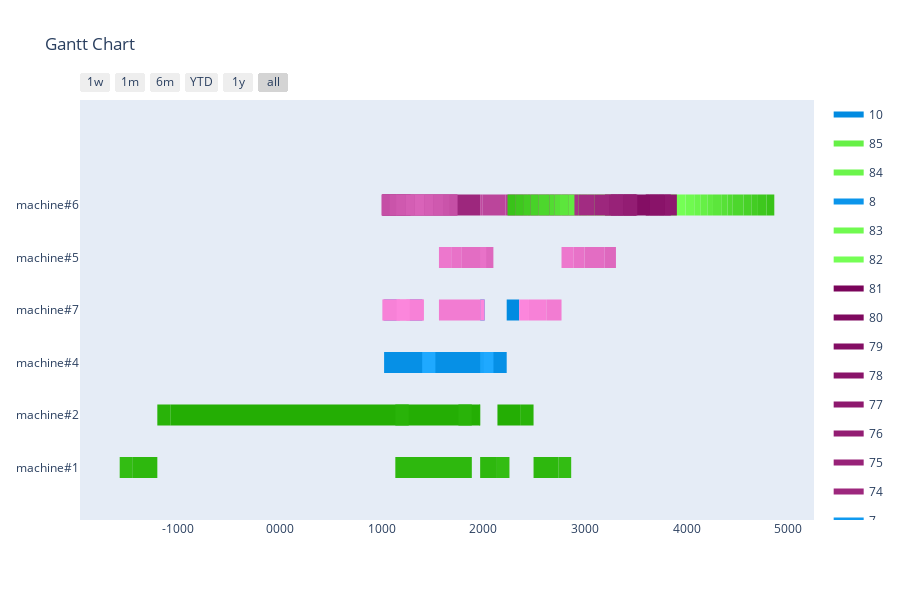

The code cell stored with this chart in its notebook:
### Markdown cell above
Greedy

### Code cell
agent = GreedyAgent(env)
simulator = AgentSimulator()
schedule, schedule_count = simulator.simulate(agent, orders_model)
print(f'Scheduled {schedule_count}/{len(orders_model)} Orders')
visualize_schedule(schedule, env)

### Figure 1 — Plotly figure (JSON) as saved in the notebook; plotly's stock layout.template omitted (floating-point values rounded to 4 significant figures)
{"data": [{"fill": "toself", "fillcolor": "rgb(1, 139, 225)", "hoverinfo": "name", "legendgroup": "rgb(1, 139, 225)", "mode": "none", "name": "10", "type": "scatter", "x": [2231, 2354, 2354, 2231, 2231, 1277, 1400, 1400, 1277, 1277, -109, 14, 14, -109, -109, 670, 793, 793, 670, 670, 1026, 1149, 1149, 1026], "y": [2.8, 2.8, 3.2, 3.2, null, 2.8, 2.8, 3.2, 3.2, null, 2.8, 2.8, 3.2, 3.2, null, 2.8, 2.8, 3.2, 3.2, null, 2.8, 2.8, 3.2, 3.2]}, {"fill": "toself", "fillcolor": "rgb(102, 240, 70)", "hoverinfo": "name", "legendgroup": "rgb(102, 240, 70)", "mode": "none", "name": "85", "type": "scatter", "x": [4139, 4204, 4204, 4139, 4139, 2897, 2962, 2962, 2897], "y": [4.8, 4.8, 5.2, 5.2, null, 4.8, 4.8, 5.2, 5.2]}, {"fill": "toself", "fillcolor": "rgb(107, 245, 75)", "hoverinfo": "name", "legendgroup": "rgb(107, 245, 75)", "mode": "none", "name": "84", "type": "scatter", "x": [4075, 4139, 4139, 4075, 4075, 2962, 3026, 3026, 2962], "y": [4.8, 4.8, 5.2, 5.2, null, 4.8, 4.8, 5.2, 5.2]}, {"fill": "toself", "fillcolor": "rgb(11, 149, 235)", "hoverinfo": "name", "legendgroup": "rgb(11, 149, 235)", "mode": "none", "name": "8", "type": "scatter", "x": [1991, 2101, 2101, 1991, 1991, 1530, 1640, 1640, 1530, 1530, -349, -239, -239, -349, -349, 923, 1033, 1033, 923, 923, 786, 896, 896, 786], "y": [1.8, 1.8, 2.2, 2.2, null, 1.8, 1.8, 2.2, 2.2, null, 1.8, 1.8, 2.2, 2.2, null, 1.8, 1.8, 2.2, 2.2, null, 1.8, 1.8, 2.2, 2.2]}, {"fill": "toself", "fillcolor": "rgb(112, 250, 80)", "hoverinfo": "name", "legendgroup": "rgb(112, 250, 80)", "mode": "none", "name": "83", "type": "scatter", "x": [3989, 4075, 4075, 3989, 3989, 3026, 3112, 3112, 3026], "y": [4.8, 4.8, 5.2, 5.2, null, 4.8, 4.8, 5.2, 5.2]}, {"fill": "toself", "fillcolor": "rgb(117, 255, 85)", "hoverinfo": "name", "legendgroup": "rgb(117, 255, 85)", "mode": "none", "name": "82", "type": "scatter", "x": [3845, 3989, 3989, 3845, 3845, 3112, 3256, 3256, 3112], "y": [4.8, 4.8, 5.2, 5.2, null, 4.8, 4.8, 5.2, 5.2]}, {"fill": "toself", "fillcolor": "rgb(122, 4, 90)", "hoverinfo": "name", "legendgroup": "rgb(122, 4, 90)", "mode": "none", "name": "81", "type": "scatter", "x": [3720, 3845, 3845, 3720, 3720, 3256, 3381, 3381, 3256], "y": [4.8, 4.8, 5.2, 5.2, null, 4.8, 4.8, 5.2, 5.2]}, {"fill": "toself", "fillcolor": "rgb(127, 9, 95)", "hoverinfo": "name", "legendgroup": "rgb(127, 9, 95)", "mode": "none", "name": "80", "type": "scatter", "x": [3598, 3720, 3720, 3598, 3598, 3381, 3503, 3503, 3381], "y": [4.8, 4.8, 5.2, 5.2, null, 4.8, 4.8, 5.2, 5.2]}, {"fill": "toself", "fillcolor": "rgb(132, 14, 100)", "hoverinfo": "name", "legendgroup": "rgb(132, 14, 100)", "mode": "none", "name": "79", "type": "scatter", "x": [3465, 3598, 3598, 3465, 3465, 3503, 3636, 3636, 3503], "y": [4.8, 4.8, 5.2, 5.2, null, 4.8, 4.8, 5.2, 5.2]}, {"fill": "toself", "fillcolor": "rgb(137, 19, 105)", "hoverinfo": "name", "legendgroup": "rgb(137, 19, 105)", "mode": "none", "name": "78", "type": "scatter", "x": [3320, 3465, 3465, 3320, 3320, 3636, 3781, 3781, 3636], "y": [4.8, 4.8, 5.2, 5.2, null, 4.8, 4.8, 5.2, 5.2]}, {"fill": "toself", "fillcolor": "rgb(142, 24, 110)", "hoverinfo": "name", "legendgroup": "rgb(142, 24, 110)", "mode": "none", "name": "77", "type": "scatter", "x": [3197, 3320, 3320, 3197, 3197, 3781, 3904, 3904, 3781], "y": [4.8, 4.8, 5.2, 5.2, null, 4.8, 4.8, 5.2, 5.2]}, {"fill": "toself", "fillcolor": "rgb(147, 29, 115)", "hoverinfo": "name", "legendgroup": "rgb(147, 29, 115)", "mode": "none", "name": "76", "type": "scatter", "x": [3379, 3515, 3515, 3379, 3379, -767, -631, -631, -767, -767, 1150, 1286, 1286, 1150], "y": [4.8, 4.8, 5.2, 5.2, null, 4.8, 4.8, 5.2, 5.2, null, 4.8, 4.8, 5.2, 5.2]}, {"fill": "toself", "fillcolor": "rgb(152, 34, 120)", "hoverinfo": "name", "legendgroup": "rgb(152, 34, 120)", "mode": "none", "name": "75", "type": "scatter", "x": [3237, 3379, 3379, 3237, 3237, -631, -489, -489, -631, -631, 1008, 1150, 1150, 1008], "y": [4.8, 4.8, 5.2, 5.2, null, 4.8, 4.8, 5.2, 5.2, null, 4.8, 4.8, 5.2, 5.2]}, {"fill": "toself", "fillcolor": "rgb(157, 39, 125)", "hoverinfo": "name", "legendgroup": "rgb(157, 39, 125)", "mode": "none", "name": "74", "type": "scatter", "x": [3092, 3237, 3237, 3092, 3092, -489, -344, -344, -489, -489, 863, 1008, 1008, 863], "y": [4.8, 4.8, 5.2, 5.2, null, 4.8, 4.8, 5.2, 5.2, null, 4.8, 4.8, 5.2, 5.2]}, {"fill": "toself", "fillcolor": "rgb(16, 154, 240)", "hoverinfo": "name", "legendgroup": "rgb(16, 154, 240)", "mode": "none", "name": "7", "type": "scatter", "x": [1881, 1991, 1991, 1881, 1881, 1640, 1750, 1750, 1640, 1640, -459, -349, -349, -459, -459, 1033, 1143, 1143, 1033, 1033, 676, 786, 786, 676], "y": [1.8, 1.8, 2.2, 2.2, null, 1.8, 1.8, 2.2, 2.2, null, 1.8, 1.8, 2.2, 2.2, null, 1.8, 1.8, 2.2, 2.2, null, 1.8, 1.8, 2.2, 2.2]}, {"fill": "toself", "fillcolor": "rgb(162, 44, 130)", "hoverinfo": "name", "legendgroup": "rgb(162, 44, 130)", "mode": "none", "name": "73", "type": "scatter", "x": [2937, 3092, 3092, 2937, 2937, -344, -189, -189, -344, -344, 708, 863, 863, 708], "y": [4.8, 4.8, 5.2, 5.2, null, 4.8, 4.8, 5.2, 5.2, null, 4.8, 4.8, 5.2, 5.2]}, {"fill": "toself", "fillcolor": "rgb(167, 49, 135)", "hoverinfo": "name", "legendgroup": "rgb(167, 49, 135)", "mode": "none", "name": "72", "type": "scatter", "x": [2772, 2937, 2937, 2772, 2772, -189, -24, -24, -189, -189, 543, 708, 708, 543], "y": [4.8, 4.8, 5.2, 5.2, null, 4.8, 4.8, 5.2, 5.2, null, 4.8, 4.8, 5.2, 5.2]}, {"fill": "toself", "fillcolor": "rgb(172, 54, 140)", "hoverinfo": "name", "legendgroup": "rgb(172, 54, 140)", "mode": "none", "name": "71", "type": "scatter", "x": [2608, 2772, 2772, 2608, 2608, -24, 140, 140, -24, -24, 379, 543, 543, 379], "y": [4.8, 4.8, 5.2, 5.2, null, 4.8, 4.8, 5.2, 5.2, null, 4.8, 4.8, 5.2, 5.2]}, {"fill": "toself", "fillcolor": "rgb(177, 59, 145)", "hoverinfo": "name", "legendgroup": "rgb(177, 59, 145)", "mode": "none", "name": "70", "type": "scatter", "x": [2435, 2608, 2608, 2435, 2435, 140, 313, 313, 140, 140, 206, 379, 379, 206], "y": [4.8, 4.8, 5.2, 5.2, null, 4.8, 4.8, 5.2, 5.2, null, 4.8, 4.8, 5.2, 5.2]}, {"fill": "toself", "fillcolor": "rgb(182, 64, 150)", "hoverinfo": "name", "legendgroup": "rgb(182, 64, 150)", "mode": "none", "name": "69", "type": "scatter", "x": [2221, 2435, 2435, 2221, 2221, 313, 527, 527, 313, 313, -8, 206, 206, -8], "y": [4.8, 4.8, 5.2, 5.2, null, 4.8, 4.8, 5.2, 5.2, null, 4.8, 4.8, 5.2, 5.2]}, {"fill": "toself", "fillcolor": "rgb(187, 69, 155)", "hoverinfo": "name", "legendgroup": "rgb(187, 69, 155)", "mode": "none", "name": "68", "type": "scatter", "x": [1996, 2221, 2221, 1996, 1996, 527, 752, 752, 527, 527, -233, -8, -8, -233], "y": [4.8, 4.8, 5.2, 5.2, null, 4.8, 4.8, 5.2, 5.2, null, 4.8, 4.8, 5.2, 5.2]}, {"fill": "toself", "fillcolor": "rgb(192, 74, 160)", "hoverinfo": "name", "legendgroup": "rgb(192, 74, 160)", "mode": "none", "name": "67", "type": "scatter", "x": [1746, 1996, 1996, 1746, 1746, 752, 1002, 1002, 752, 752, -483, -233, -233, -483], "y": [4.8, 4.8, 5.2, 5.2, null, 4.8, 4.8, 5.2, 5.2, null, 4.8, 4.8, 5.2, 5.2]}, {"fill": "toself", "fillcolor": "rgb(197, 79, 165)", "hoverinfo": "name", "legendgroup": "rgb(197, 79, 165)", "mode": "none", "name": "66", "type": "scatter", "x": [1670, 1746, 1746, 1670, 1670, 1002, 1078, 1078, 1002, 1002, -559, -483, -483, -559], "y": [4.8, 4.8, 5.2, 5.2, null, 4.8, 4.8, 5.2, 5.2, null, 4.8, 4.8, 5.2, 5.2]}, {"fill": "toself", "fillcolor": "rgb(202, 84, 170)", "hoverinfo": "name", "legendgroup": "rgb(202, 84, 170)", "mode": "none", "name": "65", "type": "scatter", "x": [1605, 1670, 1670, 1605, 1605, 1078, 1143, 1143, 1078, 1078, -624, -559, -559, -624], "y": [4.8, 4.8, 5.2, 5.2, null, 4.8, 4.8, 5.2, 5.2, null, 4.8, 4.8, 5.2, 5.2]}, {"fill": "toself", "fillcolor": "rgb(207, 89, 175)", "hoverinfo": "name", "legendgroup": "rgb(207, 89, 175)", "mode": "none", "name": "64", "type": "scatter", "x": [1509, 1605, 1605, 1509, 1509, 1143, 1239, 1239, 1143, 1143, -720, -624, -624, -720], "y": [4.8, 4.8, 5.2, 5.2, null, 4.8, 4.8, 5.2, 5.2, null, 4.8, 4.8, 5.2, 5.2]}, {"fill": "toself", "fillcolor": "rgb(21, 159, 245)", "hoverinfo": "name", "legendgroup": "rgb(21, 159, 245)", "mode": "none", "name": "6", "type": "scatter", "x": [1761, 1881, 1881, 1761, 1761, 1750, 1870, 1870, 1750, 1750, -579, -459, -459, -579, -579, 1143, 1263, 1263, 1143, 1143, 556, 676, 676, 556], "y": [1.8, 1.8, 2.2, 2.2, null, 1.8, 1.8, 2.2, 2.2, null, 1.8, 1.8, 2.2, 2.2, null, 1.8, 1.8, 2.2, 2.2, null, 1.8, 1.8, 2.2, 2.2]}, {"fill": "toself", "fillcolor": "rgb(212, 94, 180)", "hoverinfo": "name", "legendgroup": "rgb(212, 94, 180)", "mode": "none", "name": "63", "type": "scatter", "x": [1422, 1509, 1509, 1422, 1422, 1239, 1326, 1326, 1239, 1239, -807, -720, -720, -807], "y": [4.8, 4.8, 5.2, 5.2, null, 4.8, 4.8, 5.2, 5.2, null, 4.8, 4.8, 5.2, 5.2]}, {"fill": "toself", "fillcolor": "rgb(217, 99, 185)", "hoverinfo": "name", "legendgroup": "rgb(217, 99, 185)", "mode": "none", "name": "62", "type": "scatter", "x": [1356, 1422, 1422, 1356, 1356, 1326, 1392, 1392, 1326, 1326, -873, -807, -807, -873], "y": [4.8, 4.8, 5.2, 5.2, null, 4.8, 4.8, 5.2, 5.2, null, 4.8, 4.8, 5.2, 5.2]}, {"fill": "toself", "fillcolor": "rgb(222, 104, 190)", "hoverinfo": "name", "legendgroup": "rgb(222, 104, 190)", "mode": "none", "name": "17", "type": "scatter", "x": [3195, 3305, 3305, 3195, 3195, 326, 436, 436, 326, 326, 855, 965, 965, 855, 855, -281, -171, -171, -281, -281, 1990, 2100, 2100, 1990], "y": [3.8, 3.8, 4.2, 4.2, null, 3.8, 3.8, 4.2, 4.2, null, 3.8, 3.8, 4.2, 4.2, null, 3.8, 3.8, 4.2, 4.2, null, 3.8, 3.8, 4.2, 4.2]}, {"fill": "toself", "fillcolor": "rgb(227, 109, 195)", "hoverinfo": "name", "legendgroup": "rgb(227, 109, 195)", "mode": "none", "name": "16", "type": "scatter", "x": [2995, 3195, 3195, 2995, 2995, 436, 636, 636, 436, 436, 655, 855, 855, 655, 655, -171, 29, 29, -171, -171, 1790, 1990, 1990, 1790], "y": [3.8, 3.8, 4.2, 4.2, null, 3.8, 3.8, 4.2, 4.2, null, 3.8, 3.8, 4.2, 4.2, null, 3.8, 3.8, 4.2, 4.2, null, 3.8, 3.8, 4.2, 4.2]}, {"fill": "toself", "fillcolor": "rgb(232, 114, 200)", "hoverinfo": "name", "legendgroup": "rgb(232, 114, 200)", "mode": "none", "name": "15", "type": "scatter", "x": [2890, 2995, 2995, 2890, 2890, 636, 741, 741, 636, 636, 550, 655, 655, 550, 550, 29, 134, 134, 29, 29, 1685, 1790, 1790, 1685], "y": [3.8, 3.8, 4.2, 4.2, null, 3.8, 3.8, 4.2, 4.2, null, 3.8, 3.8, 4.2, 4.2, null, 3.8, 3.8, 4.2, 4.2, null, 3.8, 3.8, 4.2, 4.2]}, {"fill": "toself", "fillcolor": "rgb(237, 119, 205)", "hoverinfo": "name", "legendgroup": "rgb(237, 119, 205)", "mode": "none", "name": "14", "type": "scatter", "x": [2770, 2890, 2890, 2770, 2770, 741, 861, 861, 741, 741, 430, 550, 550, 430, 430, 134, 254, 254, 134, 134, 1565, 1685, 1685, 1565], "y": [3.8, 3.8, 4.2, 4.2, null, 3.8, 3.8, 4.2, 4.2, null, 3.8, 3.8, 4.2, 4.2, null, 3.8, 3.8, 4.2, 4.2, null, 3.8, 3.8, 4.2, 4.2]}, {"fill": "toself", "fillcolor": "rgb(242, 124, 210)", "hoverinfo": "name", "legendgroup": "rgb(242, 124, 210)", "mode": "none", "name": "13", "type": "scatter", "x": [2620, 2770, 2770, 2620, 2620, 861, 1011, 1011, 861, 861, 280, 430, 430, 280, 280, 254, 404, 404, 254, 254, 1415, 1565, 1565, 1415], "y": [2.8, 2.8, 3.2, 3.2, null, 2.8, 2.8, 3.2, 3.2, null, 2.8, 2.8, 3.2, 3.2, null, 2.8, 2.8, 3.2, 3.2, null, 2.8, 2.8, 3.2, 3.2]}, {"fill": "toself", "fillcolor": "rgb(247, 129, 215)", "hoverinfo": "name", "legendgroup": "rgb(247, 129, 215)", "mode": "none", "name": "12", "type": "scatter", "x": [2450, 2620, 2620, 2450, 2450, 1011, 1181, 1181, 1011, 1011, 110, 280, 280, 110, 110, 404, 574, 574, 404, 404, 1245, 1415, 1415, 1245], "y": [2.8, 2.8, 3.2, 3.2, null, 2.8, 2.8, 3.2, 3.2, null, 2.8, 2.8, 3.2, 3.2, null, 2.8, 2.8, 3.2, 3.2, null, 2.8, 2.8, 3.2, 3.2]}, {"fill": "toself", "fillcolor": "rgb(252, 134, 220)", "hoverinfo": "name", "legendgroup": "rgb(252, 134, 220)", "mode": "none", "name": "11", "type": "scatter", "x": [2354, 2450, 2450, 2354, 2354, 1181, 1277, 1277, 1181, 1181, 14, 110, 110, 14, 14, 574, 670, 670, 574, 574, 1149, 1245, 1245, 1149], "y": [2.8, 2.8, 3.2, 3.2, null, 2.8, 2.8, 3.2, 3.2, null, 2.8, 2.8, 3.2, 3.2, null, 2.8, 2.8, 3.2, 3.2, null, 2.8, 2.8, 3.2, 3.2]}, {"fill": "toself", "fillcolor": "rgb(26, 164, 250)", "hoverinfo": "name", "legendgroup": "rgb(26, 164, 250)", "mode": "none", "name": "5", "type": "scatter", "x": [1631, 1761, 1761, 1631, 1631, 1870, 2000, 2000, 1870, 1870, -709, -579, -579, -709, -709, 1263, 1393, 1393, 1263, 1263, 426, 556, 556, 426], "y": [1.8, 1.8, 2.2, 2.2, null, 1.8, 1.8, 2.2, 2.2, null, 1.8, 1.8, 2.2, 2.2, null, 1.8, 1.8, 2.2, 2.2, null, 1.8, 1.8, 2.2, 2.2]}, {"fill": "toself", "fillcolor": "rgb(31, 169, 255)", "hoverinfo": "name", "legendgroup": "rgb(31, 169, 255)", "mode": "none", "name": "4", "type": "scatter", "x": [1491, 1631, 1631, 1491, 1491, 2000, 2140, 2140, 2000, 2000, -849, -709, -709, -849, -849, 1393, 1533, 1533, 1393, 1393, 286, 426, 426, 286], "y": [1.8, 1.8, 2.2, 2.2, null, 1.8, 1.8, 2.2, 2.2, null, 1.8, 1.8, 2.2, 2.2, null, 1.8, 1.8, 2.2, 2.2, null, 1.8, 1.8, 2.2, 2.2]}, {"fill": "toself", "fillcolor": "rgb(36, 174, 4)", "hoverinfo": "name", "legendgroup": "rgb(36, 174, 4)", "mode": "none", "name": "3", "type": "scatter", "x": [1268, 1491, 1491, 1268, 1268, 2140, 2363, 2363, 2140, 2140, -1072, -849, -849, -1072, -1072, 1533, 1756, 1756, 1533, 1533, 63, 286, 286, 63], "y": [0.8, 0.8, 1.2, 1.2, null, 0.8, 0.8, 1.2, 1.2, null, 0.8, 0.8, 1.2, 1.2, null, 0.8, 0.8, 1.2, 1.2, null, 0.8, 0.8, 1.2, 1.2]}, {"fill": "toself", "fillcolor": "rgb(41, 179, 9)", "hoverinfo": "name", "legendgroup": "rgb(41, 179, 9)", "mode": "none", "name": "2", "type": "scatter", "x": [1136, 1268, 1268, 1136, 1136, 2363, 2495, 2495, 2363, 2363, -1204, -1072, -1072, -1204, -1204, 1756, 1888, 1888, 1756, 1756, -69, 63, 63, -69], "y": [0.8, 0.8, 1.2, 1.2, null, 0.8, 0.8, 1.2, 1.2, null, 0.8, 0.8, 1.2, 1.2, null, 0.8, 0.8, 1.2, 1.2, null, 0.8, 0.8, 1.2, 1.2]}, {"fill": "toself", "fillcolor": "rgb(46, 184, 14)", "hoverinfo": "name", "legendgroup": "rgb(46, 184, 14)", "mode": "none", "name": "1", "type": "scatter", "x": [889, 1136, 1136, 889, 889, 2495, 2742, 2742, 2495, 2495, -1451, -1204, -1204, -1451, -1451, 1888, 2135, 2135, 1888, 1888, -316, -69, -69, -316], "y": [-0.2, -0.2, 0.2, 0.2, null, -0.2, -0.2, 0.2, 0.2, null, -0.2, -0.2, 0.2, 0.2, null, -0.2, -0.2, 0.2, 0.2, null, -0.2, -0.2, 0.2, 0.2]}, {"fill": "toself", "fillcolor": "rgb(51, 189, 19)", "hoverinfo": "name", "legendgroup": "rgb(51, 189, 19)", "mode": "none", "name": "0", "type": "scatter", "x": [766, 889, 889, 766, 766, 2742, 2865, 2865, 2742, 2742, -1574, -1451, -1451, -1574, -1574, 2135, 2258, 2258, 2135, 2135, -439, -316, -316, -439], "y": [-0.2, -0.2, 0.2, 0.2, null, -0.2, -0.2, 0.2, 0.2, null, -0.2, -0.2, 0.2, 0.2, null, -0.2, -0.2, 0.2, 0.2, null, -0.2, -0.2, 0.2, 0.2]}, {"fill": "toself", "fillcolor": "rgb(57, 195, 25)", "hoverinfo": "name", "legendgroup": "rgb(57, 195, 25)", "mode": "none", "name": "94", "type": "scatter", "x": [4786, 4862, 4862, 4786, 4786, 2239, 2315, 2315, 2239], "y": [4.8, 4.8, 5.2, 5.2, null, 4.8, 4.8, 5.2, 5.2]}, {"fill": "toself", "fillcolor": "rgb(6, 144, 230)", "hoverinfo": "name", "legendgroup": "rgb(6, 144, 230)", "mode": "none", "name": "9", "type": "scatter", "x": [2101, 2231, 2231, 2101, 2101, 1400, 1530, 1530, 1400, 1400, -239, -109, -109, -239, -239, 793, 923, 923, 793, 793, 896, 1026, 1026, 896], "y": [1.8, 1.8, 2.2, 2.2, null, 1.8, 1.8, 2.2, 2.2, null, 1.8, 1.8, 2.2, 2.2, null, 1.8, 1.8, 2.2, 2.2, null, 1.8, 1.8, 2.2, 2.2]}, {"fill": "toself", "fillcolor": "rgb(62, 200, 30)", "hoverinfo": "name", "legendgroup": "rgb(62, 200, 30)", "mode": "none", "name": "93", "type": "scatter", "x": [4701, 4786, 4786, 4701, 4701, 2315, 2400, 2400, 2315], "y": [4.8, 4.8, 5.2, 5.2, null, 4.8, 4.8, 5.2, 5.2]}, {"fill": "toself", "fillcolor": "rgb(67, 205, 35)", "hoverinfo": "name", "legendgroup": "rgb(67, 205, 35)", "mode": "none", "name": "92", "type": "scatter", "x": [4636, 4701, 4701, 4636, 4636, 2400, 2465, 2465, 2400], "y": [4.8, 4.8, 5.2, 5.2, null, 4.8, 4.8, 5.2, 5.2]}, {"fill": "toself", "fillcolor": "rgb(72, 210, 40)", "hoverinfo": "name", "legendgroup": "rgb(72, 210, 40)", "mode": "none", "name": "91", "type": "scatter", "x": [4559, 4636, 4636, 4559, 4559, 2465, 2542, 2542, 2465], "y": [4.8, 4.8, 5.2, 5.2, null, 4.8, 4.8, 5.2, 5.2]}, {"fill": "toself", "fillcolor": "rgb(77, 215, 45)", "hoverinfo": "name", "legendgroup": "rgb(77, 215, 45)", "mode": "none", "name": "90", "type": "scatter", "x": [4449, 4559, 4559, 4449, 4449, 2542, 2652, 2652, 2542], "y": [4.8, 4.8, 5.2, 5.2, null, 4.8, 4.8, 5.2, 5.2]}, {"fill": "toself", "fillcolor": "rgb(82, 220, 50)", "hoverinfo": "name", "legendgroup": "rgb(82, 220, 50)", "mode": "none", "name": "89", "type": "scatter", "x": [4402, 4449, 4449, 4402, 4402, 2652, 2699, 2699, 2652], "y": [4.8, 4.8, 5.2, 5.2, null, 4.8, 4.8, 5.2, 5.2]}, {"fill": "toself", "fillcolor": "rgb(87, 225, 55)", "hoverinfo": "name", "legendgroup": "rgb(87, 225, 55)", "mode": "none", "name": "88", "type": "scatter", "x": [4346, 4402, 4402, 4346, 4346, 2699, 2755, 2755, 2699], "y": [4.8, 4.8, 5.2, 5.2, null, 4.8, 4.8, 5.2, 5.2]}, {"fill": "toself", "fillcolor": "rgb(92, 230, 60)", "hoverinfo": "name", "legendgroup": "rgb(92, 230, 60)", "mode": "none", "name": "87", "type": "scatter", "x": [4259, 4346, 4346, 4259, 4259, 2755, 2842, 2842, 2755], "y": [4.8, 4.8, 5.2, 5.2, null, 4.8, 4.8, 5.2, 5.2]}, {"fill": "toself", "fillcolor": "rgb(97, 235, 65)", "hoverinfo": "name", "legendgroup": "rgb(97, 235, 65)", "mode": "none", "name": "86", "type": "scatter", "x": [4204, 4259, 4259, 4204, 4204, 2842, 2897, 2897, 2842], "y": [4.8, 4.8, 5.2, 5.2, null, 4.8, 4.8, 5.2, 5.2]}, {"legendgroup": "rgb(1, 139, 225)", "marker": {"color": "rgb(1, 139, 225)", "opacity": 0, "size": 1}, "mode": "markers", "name": "", "showlegend": false, "text": [null, null, null, null, null, null, null, null, null, null], "type": "scatter", "x": [2231, 2354, 1277, 1400, -109, 14, 670, 793, 1026, 1149], "y": [3, 3, 3, 3, 3, 3, 3, 3, 3, 3]}, {"legendgroup": "rgb(102, 240, 70)", "marker": {"color": "rgb(102, 240, 70)", "opacity": 0, "size": 1}, "mode": "markers", "name": "", "showlegend": false, "text": [null, null, null, null], "type": "scatter", "x": [4139, 4204, 2897, 2962], "y": [5, 5, 5, 5]}, {"legendgroup": "rgb(107, 245, 75)", "marker": {"color": "rgb(107, 245, 75)", "opacity": 0, "size": 1}, "mode": "markers", "name": "", "showlegend": false, "text": [null, null, null, null], "type": "scatter", "x": [4075, 4139, 2962, 3026], "y": [5, 5, 5, 5]}, {"legendgroup": "rgb(11, 149, 235)", "marker": {"color": "rgb(11, 149, 235)", "opacity": 0, "size": 1}, "mode": "markers", "name": "", "showlegend": false, "text": [null, null, null, null, null, null, null, null, null, null], "type": "scatter", "x": [1991, 2101, 1530, 1640, -349, -239, 923, 1033, 786, 896], "y": [2, 2, 2, 2, 2, 2, 2, 2, 2, 2]}, {"legendgroup": "rgb(112, 250, 80)", "marker": {"color": "rgb(112, 250, 80)", "opacity": 0, "size": 1}, "mode": "markers", "name": "", "showlegend": false, "text": [null, null, null, null], "type": "scatter", "x": [3989, 4075, 3026, 3112], "y": [5, 5, 5, 5]}, {"legendgroup": "rgb(117, 255, 85)", "marker": {"color": "rgb(117, 255, 85)", "opacity": 0, "size": 1}, "mode": "markers", "name": "", "showlegend": false, "text": [null, null, null, null], "type": "scatter", "x": [3845, 3989, 3112, 3256], "y": [5, 5, 5, 5]}, {"legendgroup": "rgb(122, 4, 90)", "marker": {"color": "rgb(122, 4, 90)", "opacity": 0, "size": 1}, "mode": "markers", "name": "", "showlegend": false, "text": [null, null, null, null], "type": "scatter", "x": [3720, 3845, 3256, 3381], "y": [5, 5, 5, 5]}, {"legendgroup": "rgb(127, 9, 95)", "marker": {"color": "rgb(127, 9, 95)", "opacity": 0, "size": 1}, "mode": "markers", "name": "", "showlegend": false, "text": [null, null, null, null], "type": "scatter", "x": [3598, 3720, 3381, 3503], "y": [5, 5, 5, 5]}, {"legendgroup": "rgb(132, 14, 100)", "marker": {"color": "rgb(132, 14, 100)", "opacity": 0, "size": 1}, "mode": "markers", "name": "", "showlegend": false, "text": [null, null, null, null], "type": "scatter", "x": [3465, 3598, 3503, 3636], "y": [5, 5, 5, 5]}, {"legendgroup": "rgb(137, 19, 105)", "marker": {"color": "rgb(137, 19, 105)", "opacity": 0, "size": 1}, "mode": "markers", "name": "", "showlegend": false, "text": [null, null, null, null], "type": "scatter", "x": [3320, 3465, 3636, 3781], "y": [5, 5, 5, 5]}, {"legendgroup": "rgb(142, 24, 110)", "marker": {"color": "rgb(142, 24, 110)", "opacity": 0, "size": 1}, "mode": "markers", "name": "", "showlegend": false, "text": [null, null, null, null], "type": "scatter", "x": [3197, 3320, 3781, 3904], "y": [5, 5, 5, 5]}, {"legendgroup": "rgb(147, 29, 115)", "marker": {"color": "rgb(147, 29, 115)", "opacity": 0, "size": 1}, "mode": "markers", "name": "", "showlegend": false, "text": [null, null, null, null, null, null], "type": "scatter", "x": [3379, 3515, -767, -631, 1150, 1286], "y": [5, 5, 5, 5, 5, 5]}, {"legendgroup": "rgb(152, 34, 120)", "marker": {"color": "rgb(152, 34, 120)", "opacity": 0, "size": 1}, "mode": "markers", "name": "", "showlegend": false, "text": [null, null, null, null, null, null], "type": "scatter", "x": [3237, 3379, -631, -489, 1008, 1150], "y": [5, 5, 5, 5, 5, 5]}, {"legendgroup": "rgb(157, 39, 125)", "marker": {"color": "rgb(157, 39, 125)", "opacity": 0, "size": 1}, "mode": "markers", "name": "", "showlegend": false, "text": [null, null, null, null, null, null], "type": "scatter", "x": [3092, 3237, -489, -344, 863, 1008], "y": [5, 5, 5, 5, 5, 5]}, {"legendgroup": "rgb(16, 154, 240)", "marker": {"color": "rgb(16, 154, 240)", "opacity": 0, "size": 1}, "mode": "markers", "name": "", "showlegend": false, "text": [null, null, null, null, null, null, null, null, null, null], "type": "scatter", "x": [1881, 1991, 1640, 1750, -459, -349, 1033, 1143, 676, 786], "y": [2, 2, 2, 2, 2, 2, 2, 2, 2, 2]}, {"legendgroup": "rgb(162, 44, 130)", "marker": {"color": "rgb(162, 44, 130)", "opacity": 0, "size": 1}, "mode": "markers", "name": "", "showlegend": false, "text": [null, null, null, null, null, null], "type": "scatter", "x": [2937, 3092, -344, -189, 708, 863], "y": [5, 5, 5, 5, 5, 5]}, {"legendgroup": "rgb(167, 49, 135)", "marker": {"color": "rgb(167, 49, 135)", "opacity": 0, "size": 1}, "mode": "markers", "name": "", "showlegend": false, "text": [null, null, null, null, null, null], "type": "scatter", "x": [2772, 2937, -189, -24, 543, 708], "y": [5, 5, 5, 5, 5, 5]}, {"legendgroup": "rgb(172, 54, 140)", "marker": {"color": "rgb(172, 54, 140)", "opacity": 0, "size": 1}, "mode": "markers", "name": "", "showlegend": false, "text": [null, null, null, null, null, null], "type": "scatter", "x": [2608, 2772, -24, 140, 379, 543], "y": [5, 5, 5, 5, 5, 5]}, {"legendgroup": "rgb(177, 59, 145)", "marker": {"color": "rgb(177, 59, 145)", "opacity": 0, "size": 1}, "mode": "markers", "name": "", "showlegend": false, "text": [null, null, null, null, null, null], "type": "scatter", "x": [2435, 2608, 140, 313, 206, 379], "y": [5, 5, 5, 5, 5, 5]}, {"legendgroup": "rgb(182, 64, 150)", "marker": {"color": "rgb(182, 64, 150)", "opacity": 0, "size": 1}, "mode": "markers", "name": "", "showlegend": false, "text": [null, null, null, null, null, null], "type": "scatter", "x": [2221, 2435, 313, 527, -8, 206], "y": [5, 5, 5, 5, 5, 5]}, {"legendgroup": "rgb(187, 69, 155)", "marker": {"color": "rgb(187, 69, 155)", "opacity": 0, "size": 1}, "mode": "markers", "name": "", "showlegend": false, "text": [null, null, null, null, null, null], "type": "scatter", "x": [1996, 2221, 527, 752, -233, -8], "y": [5, 5, 5, 5, 5, 5]}, {"legendgroup": "rgb(192, 74, 160)", "marker": {"color": "rgb(192, 74, 160)", "opacity": 0, "size": 1}, "mode": "markers", "name": "", "showlegend": false, "text": [null, null, null, null, null, null], "type": "scatter", "x": [1746, 1996, 752, 1002, -483, -233], "y": [5, 5, 5, 5, 5, 5]}, {"legendgroup": "rgb(197, 79, 165)", "marker": {"color": "rgb(197, 79, 165)", "opacity": 0, "size": 1}, "mode": "markers", "name": "", "showlegend": false, "text": [null, null, null, null, null, null], "type": "scatter", "x": [1670, 1746, 1002, 1078, -559, -483], "y": [5, 5, 5, 5, 5, 5]}, {"legendgroup": "rgb(202, 84, 170)", "marker": {"color": "rgb(202, 84, 170)", "opacity": 0, "size": 1}, "mode": "markers", "name": "", "showlegend": false, "text": [null, null, null, null, null, null], "type": "scatter", "x": [1605, 1670, 1078, 1143, -624, -559], "y": [5, 5, 5, 5, 5, 5]}, {"legendgroup": "rgb(207, 89, 175)", "marker": {"color": "rgb(207, 89, 175)", "opacity": 0, "size": 1}, "mode": "markers", "name": "", "showlegend": false, "text": [null, null, null, null, null, null], "type": "scatter", "x": [1509, 1605, 1143, 1239, -720, -624], "y": [5, 5, 5, 5, 5, 5]}, {"legendgroup": "rgb(21, 159, 245)", "marker": {"color": "rgb(21, 159, 245)", "opacity": 0, "size": 1}, "mode": "markers", "name": "", "showlegend": false, "text": [null, null, null, null, null, null, null, null, null, null], "type": "scatter", "x": [1761, 1881, 1750, 1870, -579, -459, 1143, 1263, 556, 676], "y": [2, 2, 2, 2, 2, 2, 2, 2, 2, 2]}, {"legendgroup": "rgb(212, 94, 180)", "marker": {"color": "rgb(212, 94, 180)", "opacity": 0, "size": 1}, "mode": "markers", "name": "", "showlegend": false, "text": [null, null, null, null, null, null], "type": "scatter", "x": [1422, 1509, 1239, 1326, -807, -720], "y": [5, 5, 5, 5, 5, 5]}, {"legendgroup": "rgb(217, 99, 185)", "marker": {"color": "rgb(217, 99, 185)", "opacity": 0, "size": 1}, "mode": "markers", "name": "", "showlegend": false, "text": [null, null, null, null, null, null], "type": "scatter", "x": [1356, 1422, 1326, 1392, -873, -807], "y": [5, 5, 5, 5, 5, 5]}, {"legendgroup": "rgb(222, 104, 190)", "marker": {"color": "rgb(222, 104, 190)", "opacity": 0, "size": 1}, "mode": "markers", "name": "", "showlegend": false, "text": [null, null, null, null, null, null, null, null, null, null], "type": "scatter", "x": [3195, 3305, 326, 436, 855, 965, -281, -171, 1990, 2100], "y": [4, 4, 4, 4, 4, 4, 4, 4, 4, 4]}, {"legendgroup": "rgb(227, 109, 195)", "marker": {"color": "rgb(227, 109, 195)", "opacity": 0, "size": 1}, "mode": "markers", "name": "", "showlegend": false, "text": [null, null, null, null, null, null, null, null, null, null], "type": "scatter", "x": [2995, 3195, 436, 636, 655, 855, -171, 29, 1790, 1990], "y": [4, 4, 4, 4, 4, 4, 4, 4, 4, 4]}, {"legendgroup": "rgb(232, 114, 200)", "marker": {"color": "rgb(232, 114, 200)", "opacity": 0, "size": 1}, "mode": "markers", "name": "", "showlegend": false, "text": [null, null, null, null, null, null, null, null, null, null], "type": "scatter", "x": [2890, 2995, 636, 741, 550, 655, 29, 134, 1685, 1790], "y": [4, 4, 4, 4, 4, 4, 4, 4, 4, 4]}, {"legendgroup": "rgb(237, 119, 205)", "marker": {"color": "rgb(237, 119, 205)", "opacity": 0, "size": 1}, "mode": "markers", "name": "", "showlegend": false, "text": [null, null, null, null, null, null, null, null, null, null], "type": "scatter", "x": [2770, 2890, 741, 861, 430, 550, 134, 254, 1565, 1685], "y": [4, 4, 4, 4, 4, 4, 4, 4, 4, 4]}, {"legendgroup": "rgb(242, 124, 210)", "marker": {"color": "rgb(242, 124, 210)", "opacity": 0, "size": 1}, "mode": "markers", "name": "", "showlegend": false, "text": [null, null, null, null, null, null, null, null, null, null], "type": "scatter", "x": [2620, 2770, 861, 1011, 280, 430, 254, 404, 1415, 1565], "y": [3, 3, 3, 3, 3, 3, 3, 3, 3, 3]}, {"legendgroup": "rgb(247, 129, 215)", "marker": {"color": "rgb(247, 129, 215)", "opacity": 0, "size": 1}, "mode": "markers", "name": "", "showlegend": false, "text": [null, null, null, null, null, null, null, null, null, null], "type": "scatter", "x": [2450, 2620, 1011, 1181, 110, 280, 404, 574, 1245, 1415], "y": [3, 3, 3, 3, 3, 3, 3, 3, 3, 3]}, {"legendgroup": "rgb(252, 134, 220)", "marker": {"color": "rgb(252, 134, 220)", "opacity": 0, "size": 1}, "mode": "markers", "name": "", "showlegend": false, "text": [null, null, null, null, null, null, null, null, null, null], "type": "scatter", "x": [2354, 2450, 1181, 1277, 14, 110, 574, 670, 1149, 1245], "y": [3, 3, 3, 3, 3, 3, 3, 3, 3, 3]}, {"legendgroup": "rgb(26, 164, 250)", "marker": {"color": "rgb(26, 164, 250)", "opacity": 0, "size": 1}, "mode": "markers", "name": "", "showlegend": false, "text": [null, null, null, null, null, null, null, null, null, null], "type": "scatter", "x": [1631, 1761, 1870, 2000, -709, -579, 1263, 1393, 426, 556], "y": [2, 2, 2, 2, 2, 2, 2, 2, 2, 2]}, {"legendgroup": "rgb(31, 169, 255)", "marker": {"color": "rgb(31, 169, 255)", "opacity": 0, "size": 1}, "mode": "markers", "name": "", "showlegend": false, "text": [null, null, null, null, null, null, null, null, null, null], "type": "scatter", "x": [1491, 1631, 2000, 2140, -849, -709, 1393, 1533, 286, 426], "y": [2, 2, 2, 2, 2, 2, 2, 2, 2, 2]}, {"legendgroup": "rgb(36, 174, 4)", "marker": {"color": "rgb(36, 174, 4)", "opacity": 0, "size": 1}, "mode": "markers", "name": "", "showlegend": false, "text": [null, null, null, null, null, null, null, null, null, null], "type": "scatter", "x": [1268, 1491, 2140, 2363, -1072, -849, 1533, 1756, 63, 286], "y": [1, 1, 1, 1, 1, 1, 1, 1, 1, 1]}, {"legendgroup": "rgb(41, 179, 9)", "marker": {"color": "rgb(41, 179, 9)", "opacity": 0, "size": 1}, "mode": "markers", "name": "", "showlegend": false, "text": [null, null, null, null, null, null, null, null, null, null], "type": "scatter", "x": [1136, 1268, 2363, 2495, -1204, -1072, 1756, 1888, -69, 63], "y": [1, 1, 1, 1, 1, 1, 1, 1, 1, 1]}, {"legendgroup": "rgb(46, 184, 14)", "marker": {"color": "rgb(46, 184, 14)", "opacity": 0, "size": 1}, "mode": "markers", "name": "", "showlegend": false, "text": [null, null, null, null, null, null, null, null, null, null], "type": "scatter", "x": [889, 1136, 2495, 2742, -1451, -1204, 1888, 2135, -316, -69], "y": [0, 0, 0, 0, 0, 0, 0, 0, 0, 0]}, {"legendgroup": "rgb(51, 189, 19)", "marker": {"color": "rgb(51, 189, 19)", "opacity": 0, "size": 1}, "mode": "markers", "name": "", "showlegend": false, "text": [null, null, null, null, null, null, null, null, null, null], "type": "scatter", "x": [766, 889, 2742, 2865, -1574, -1451, 2135, 2258, -439, -316], "y": [0, 0, 0, 0, 0, 0, 0, 0, 0, 0]}, {"legendgroup": "rgb(57, 195, 25)", "marker": {"color": "rgb(57, 195, 25)", "opacity": 0, "size": 1}, "mode": "markers", "name": "", "showlegend": false, "text": [null, null, null, null], "type": "scatter", "x": [4786, 4862, 2239, 2315], "y": [5, 5, 5, 5]}, {"legendgroup": "rgb(6, 144, 230)", "marker": {"color": "rgb(6, 144, 230)", "opacity": 0, "size": 1}, "mode": "markers", "name": "", "showlegend": false, "text": [null, null, null, null, null, null, null, null, null, null], "type": "scatter", "x": [2101, 2231, 1400, 1530, -239, -109, 793, 923, 896, 1026], "y": [2, 2, 2, 2, 2, 2, 2, 2, 2, 2]}, {"legendgroup": "rgb(62, 200, 30)", "marker": {"color": "rgb(62, 200, 30)", "opacity": 0, "size": 1}, "mode": "markers", "name": "", "showlegend": false, "text": [null, null, null, null], "type": "scatter", "x": [4701, 4786, 2315, 2400], "y": [5, 5, 5, 5]}, {"legendgroup": "rgb(67, 205, 35)", "marker": {"color": "rgb(67, 205, 35)", "opacity": 0, "size": 1}, "mode": "markers", "name": "", "showlegend": false, "text": [null, null, null, null], "type": "scatter", "x": [4636, 4701, 2400, 2465], "y": [5, 5, 5, 5]}, {"legendgroup": "rgb(72, 210, 40)", "marker": {"color": "rgb(72, 210, 40)", "opacity": 0, "size": 1}, "mode": "markers", "name": "", "showlegend": false, "text": [null, null, null, null], "type": "scatter", "x": [4559, 4636, 2465, 2542], "y": [5, 5, 5, 5]}, {"legendgroup": "rgb(77, 215, 45)", "marker": {"color": "rgb(77, 215, 45)", "opacity": 0, "size": 1}, "mode": "markers", "name": "", "showlegend": false, "text": [null, null, null, null], "type": "scatter", "x": [4449, 4559, 2542, 2652], "y": [5, 5, 5, 5]}, {"legendgroup": "rgb(82, 220, 50)", "marker": {"color": "rgb(82, 220, 50)", "opacity": 0, "size": 1}, "mode": "markers", "name": "", "showlegend": false, "text": [null, null, null, null], "type": "scatter", "x": [4402, 4449, 2652, 2699], "y": [5, 5, 5, 5]}, {"legendgroup": "rgb(87, 225, 55)", "marker": {"color": "rgb(87, 225, 55)", "opacity": 0, "size": 1}, "mode": "markers", "name": "", "showlegend": false, "text": [null, null, null, null], "type": "scatter", "x": [4346, 4402, 2699, 2755], "y": [5, 5, 5, 5]}, {"legendgroup": "rgb(92, 230, 60)", "marker": {"color": "rgb(92, 230, 60)", "opacity": 0, "size": 1}, "mode": "markers", "name": "", "showlegend": false, "text": [null, null, null, null], "type": "scatter", "x": [4259, 4346, 2755, 2842], "y": [5, 5, 5, 5]}, {"legendgroup": "rgb(97, 235, 65)", "marker": {"color": "rgb(97, 235, 65)", "opacity": 0, "size": 1}, "mode": "markers", "name": "", "showlegend": false, "text": [null, null, null, null], "type": "scatter", "x": [4204, 4259, 2842, 2897], "y": [5, 5, 5, 5]}], "layout": {"height": 600, "hovermode": "closest", "showlegend": true, "title": {"text": "Gantt Chart"}, "xaxis": {"rangeselector": {"buttons": [{"count": 7, "label": "1w", "step": "day", "stepmode": "backward"}, {"count": 1, "label": "1m", "step": "month", "stepmode": "backward"}, {"count": 6, "label": "6m", "step": "month", "stepmode": "backward"}, {"count": 1, "label": "YTD", "step": "year", "stepmode": "todate"}, {"count": 1, "label": "1y", "step": "year", "stepmode": "backward"}, {"step": "all"}]}, "showgrid": false, "type": "date", "zeroline": false}, "yaxis": {"autorange": false, "range": [-1, 7], "showgrid": false, "ticktext": ["machine#1", "machine#2", "machine#4", "machine#7", "machine#5", "machine#6"], "tickvals": [0, 1, 2, 3, 4, 5], "zeroline": false}}}
